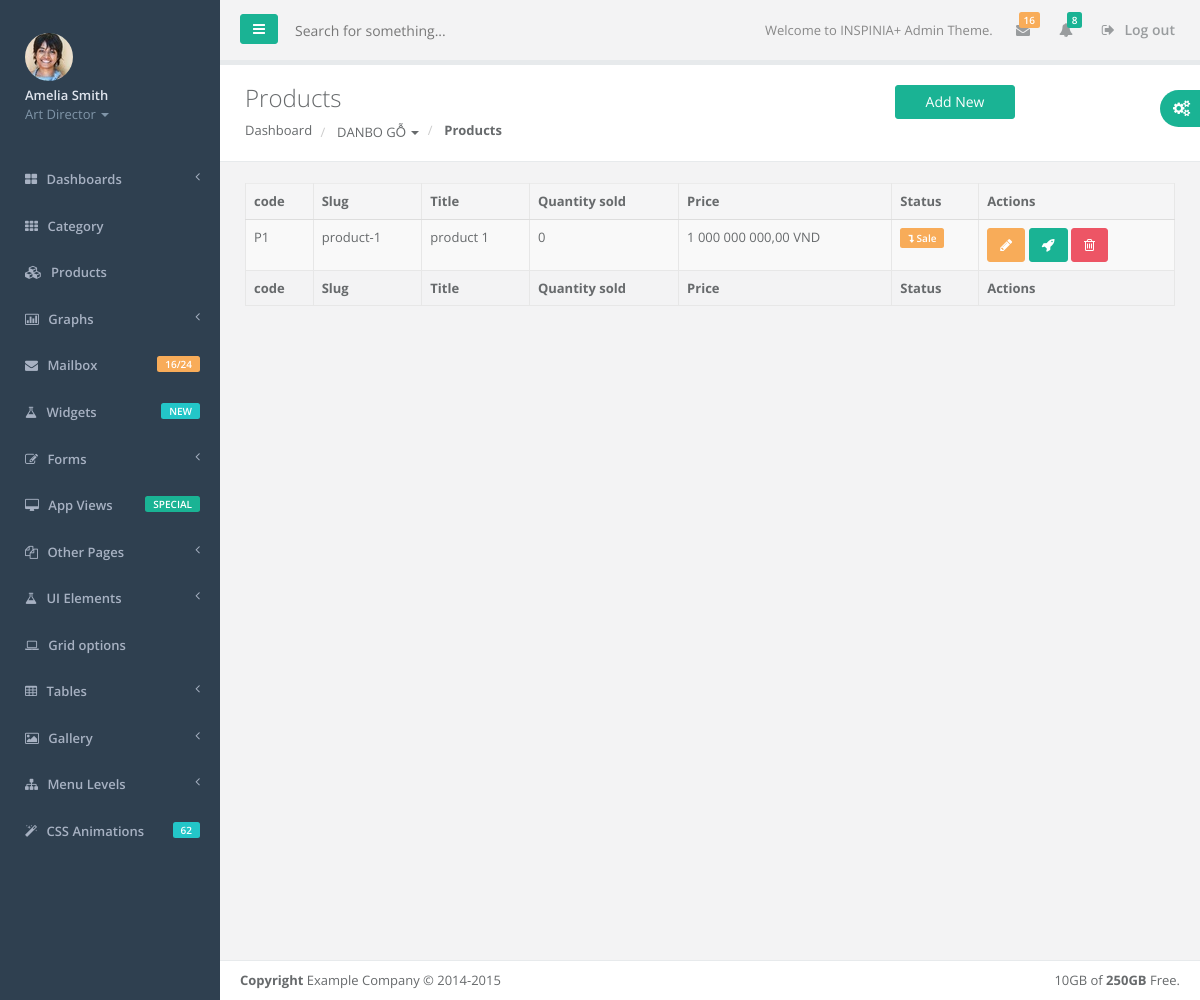
The page /admin/products.html?category=4 on the database its author committed.
### tables this page shows
CREATE TABLE IF NOT EXISTS `category` (
  `id` int(11) NOT NULL AUTO_INCREMENT,
  `title` varchar(1000) NOT NULL,
  `description` longtext,
  `image` varchar(255) DEFAULT NULL,
  `slug` varchar(1000) NOT NULL,
  `parent_id` int(11) DEFAULT NULL,
  `is_active` bit(1) NOT NULL DEFAULT b'1',
  `on_navigation` bit(1) NOT NULL DEFAULT b'1',
  `order` int(3) NOT NULL DEFAULT '1',
  `seo_title` varchar(1000) DEFAULT NULL,
  `seo_description` varchar(1000) DEFAULT NULL,
  `seo_tags` varchar(1000) DEFAULT NULL,
  `updated` datetime NOT NULL DEFAULT CURRENT_TIMESTAMP ON UPDATE CURRENT_TIMESTAMP,
  PRIMARY KEY (`id`),
  UNIQUE KEY `slug` (`slug`),
  KEY `FK_category_category` (`parent_id`),
  CONSTRAINT `FK_category_category` FOREIGN KEY (`parent_id`) REFERENCES `category` (`id`) ON DELETE SET NULL
);

CREATE TABLE IF NOT EXISTS `product` (
  `id` int(11) NOT NULL AUTO_INCREMENT,
  `title` varchar(50) NOT NULL,
  `description` longtext,
  `sort_description` varchar(1000) DEFAULT NULL,
  `image` varchar(1000) DEFAULT NULL,
  `code` varchar(10) DEFAULT NULL,
  `quantity_sold` int(11) NOT NULL DEFAULT '0',
  `price` int(11) NOT NULL DEFAULT '0',
  `slug` varchar(1000) NOT NULL,
  `is_active` bit(1) NOT NULL DEFAULT b'1',
  `seo_title` varchar(1000) DEFAULT NULL,
  `seo_description` varchar(1000) DEFAULT NULL,
  `seo_tags` varchar(1000) DEFAULT NULL,
  `updated` datetime NOT NULL DEFAULT CURRENT_TIMESTAMP ON UPDATE CURRENT_TIMESTAMP,
  `category_id` int(11) NOT NULL,
  PRIMARY KEY (`id`),
  UNIQUE KEY `slug` (`slug`),
  UNIQUE KEY `code` (`code`),
  KEY `FK_product_category` (`category_id`),
  CONSTRAINT `FK_product_category` FOREIGN KEY (`category_id`) REFERENCES `category` (`id`) ON DELETE CASCADE ON UPDATE CASCADE
);

### admin/products.php (the view, shortened to what this page needs)
<?php
include "connect.php";
$sql = "SELECT *,(select count(id) from price where from_date <= '".date("Y-m-d")."' AND to_date >= '".date("Y-m-d")."' AND product_id = product.id ) as sale  FROM product ";
if(isset($_GET["category"])){
    $sqlcat = "SELECT id,title  FROM category WHERE id = ".$_GET["category"];
    $getCat = $conn->query($sqlcat);
    if( $getCat->num_rows > 0 ){
        $curCat     = $getCat->fetch_assoc() ;
        $sql = "SELECT *,(select count(id) from price where from_date <= '".date("Y-m-d")."' AND to_date >= '".date("Y-m-d")."' AND product_id = product.id ) as sale  FROM product WHERE category_id = ".$curCat["id"];
    }
}
$products = $conn->query($sql);
?>
<!DOCTYPE html>
<html>
<head>
    <link href="css/bootstrap.min.css" rel="stylesheet">
    <link href="font-awesome/css/font-awesome.css" rel="stylesheet">
    <link href="css/plugins/dataTables/dataTables.bootstrap.css" rel="stylesheet">
    <link href="css/animate.css" rel="stylesheet">
    <link href="css/style.css" rel="stylesheet">
</head>
<body>
    <div id="wrapper">
        <?php include "layouts/nav.php" ?>
        <div id="page-wrapper" class="gray-bg">
        <div class="row border-bottom">
        <nav class="navbar navbar-static-top" role="navigation" style="margin-bottom: 0">
            <?php include "layouts/header.php" ; ?>
        </nav>
        </div>
            <div class="row wrapper border-bottom white-bg page-heading">
                <div class="col-lg-10">
                    <h2>
                        Products
                        <?php
                            $catString = '';
                            if(isset($curCat)){
                                $catString = "?category=".$curCat['id'];
                            }
                        ?>
                        <a href="product-form.html<?php echo $catString; ?>" class="btn btn-w-m btn-primary pull-right">Add New</a>
                    </h2>
                    <ol class="breadcrumb">
                        <li>
                            <a href="index.html">Dashboard</a>
                        </li>
                        <?php
                            if(isset($curCat)){
                        ?>
                        <li class="btn-group">
                            <a data-toggle="dropdown" class="dropdown-toggle" href="category.html?id=<?php echo $curCat['id'];?>" ><?php echo $curCat["title"]; ?> <span class="caret"></span></a>
                        </li>
                        <?php } ?>
                        <li class="active">
                            <strong>Products</strong>
                        </li>
                    </ol>
                </div>
                <div class="col-lg-2">
                </div>
            </div>
        <div class="wrapper wrapper-content animated fadeInRight">
            <div class="row">
                <div class="col-lg-12">
                </div>
            </div>
            <div class="row">
                <div class="col-lg-12">
                    <table class="table table-striped table-bordered table-hover dataTables-example" >
                        <thead>
                            <tr>
                                <th>code</th>
                                <th>Slug</th>
                                <th>Title</th>
                                <th>Quantity sold</th>
                                <th>Price</th>
                                <th>Status</th>
                                <th>Actions</th>
                            </tr>
                        </thead>
                        <tbody>
                            <?php
                                $catString = '';
                                if(isset($curCat)){
                                    $catString = "&category=".$curCat['id'];
                                }
                                while($row = $products->fetch_assoc()) {
                            ?>
                            <tr class="gradeX">
                                <td><?php echo $row["code"]?></td>
                                <td><?php echo $row["slug"]?></td>
                                <td><?php echo $row["title"]?></td>
                                <td class="center"><?php echo $row["quantity_sold"]?></td>
                                <td class="center"><?php if($row["price"] == 0){ echo "Call";}else{echo number_format($row["price"],2,","," ");}?> VND</td>
                                <td class="center">
                                    <?php if ( $row["is_active"] == 1){
                                        if( $row['sale'] > 0){
                                            echo '<span class="label label-warning"><i class="fa fa-level-down"></i> Sale</span>';
                                        }else{
                                            echo '<span class="label label-primary"><i class="fa fa-check"></i> Active</span>';
                                        }
                                    }else{
                                        echo '<span class="label label-danger"><i class="fa fa-times"></i> De-active</span>';
                                    }?>
                                </td>
                                <td class="center">
                                    <a class="btn btn-warning btn-bitbucket" href="product-form.html?id=<?php echo $row["id"]; echo $catString; ?>">
                                        <i class="fa fa-pencil"></i>
                                    </a>
                                    <a class="btn btn-primary btn-bitbucket" href="product-detail.html?product=<?php echo $row["id"]; echo $catString; ?>">
                                        <i class="fa fa-rocket"></i>
                                    </a>
                                    <a class="btn btn-danger btn-bitbucket">
                                        <i class="fa fa-trash-o"></i>
                                    </a>
                                </td>
                            </tr>
                            <?php } ?>
                        </tbody>
                        <tfoot>
                            <tr>
                                <th>code</th>
                                <th>Slug</th>
                                <th>Title</th>
                                <th>Quantity sold</th>
                                <th>Price</th>
                                <th>Status</th>
                                <th>Actions</th>
                            </tr>
                        </tfoot>
                    </table>
                </div>
            </div>
        </div>
        <div class="footer">
            <div class="pull-right">
                10GB of <strong>250GB</strong> Free.
            </div>
            <div>
                <strong>Copyright</strong> Example Company &copy; 2014-2015
            </div>
        </div>
        </div>
        </div>
</body>
</html>

### admin/css/style.css (style rules this page uses)
h1, h2, h3, h4, h5, h6 { font-weight: 100; }
h2 { font-size: 24px; }
.navbar { border: 0; }
.pace-done .navbar-static-side, .pace-done .nav-header, .pace-done li.active, .pace-done #page-wrapper, .pace-done .footer { -webkit-transition: all 0.5s; -moz-transition: all 0.5s; -o-transition: all 0.5s; transition: all 0.5s; }
.navbar-fixed-top, .navbar-static-top { background: #f3f3f4; }
.btn { border-radius: 3px; }
.btn-w-m { min-width: 120px; }
.btn-primary { background-color: #1ab394; border-color: #1ab394; color: #FFFFFF; }
.btn-warning { background-color: #f8ac59; border-color: #f8ac59; color: #FFFFFF; }
.btn-danger { background-color: #ed5565; border-color: #ed5565; color: #FFFFFF; }
.label { background-color: #d1dade; color: #5e5e5e; font-family: 'Open Sans'; font-size: 10px; font-weight: 600; padding: 3px 8px; text-shadow: none; }
.label-warning, .badge-warning { background-color: #f8ac59; color: #FFFFFF; }
body { font-family: "open sans", "Helvetica Neue", Helvetica, Arial, sans-serif; background-color: #2f4050; font-size: 13px; color: #676a6c; overflow-x: hidden; }
.border-bottom { border-bottom: 1px solid #e7eaec !important; }
#wrapper { width: 100%; }
.wrapper { padding: 0 20px; }
.wrapper-content { padding: 20px 10px 40px; }
#page-wrapper { padding: 0 15px; min-height: 568px; position: relative !important; }
@media (min-width: 768px) { #page-wrapper { position: inherit; margin: 0 0 0 240px; min-height: 1000px; } }
.footer { background: none repeat scroll 0 0 white; border-top: 1px solid #e7eaec; bottom: 0; left: 0; padding: 10px 20px; position: absolute; right: 0; }
.page-heading { border-top: 4px solid #e7eaec; padding: 0px 10px 20px 10px; }
.table-bordered { border: 1px solid #EBEBEB; }
.table-bordered > thead > tr > th, .table-bordered > thead > tr > td { background-color: #F5F5F6; border-bottom-width: 1px; }
.table-bordered > thead > tr > th, .table-bordered > tbody > tr > th, .table-bordered > tfoot > tr > th, .table-bordered > thead > tr > td, .table-bordered > tbody > tr > td, .table-bordered > tfoot > tr > td { border: 1px solid #e7e7e7; }
.table > thead > tr > th { border-bottom: 1px solid #DDDDDD; vertical-align: bottom; }
.table > thead > tr > th, .table > tbody > tr > th, .table > tfoot > tr > th, .table > thead > tr > td, .table > tbody > tr > td, .table > tfoot > tr > td { border-top: 1px solid #e7eaec; line-height: 1.42857; padding: 8px; vertical-align: top; }
.breadcrumb { background-color: #ffffff; padding: 0; margin-bottom: 0; }
.breadcrumb > li a { color: inherit; }
.breadcrumb > .active { color: inherit; }
.gray-bg { background-color: #f3f3f4; }
.white-bg { background-color: #ffffff; }
@media (min-width: 768px) { #page-wrapper { position: inherit; margin: 0 0 0 220px; min-height: 1000px; } }

### rows shown on the page
category: title "DANBO GỖ"
product: code "P1", slug "product-1", title "product 1", quantity_sold "0", price "1 000 000 000,00", is_active "1" (drawn)
